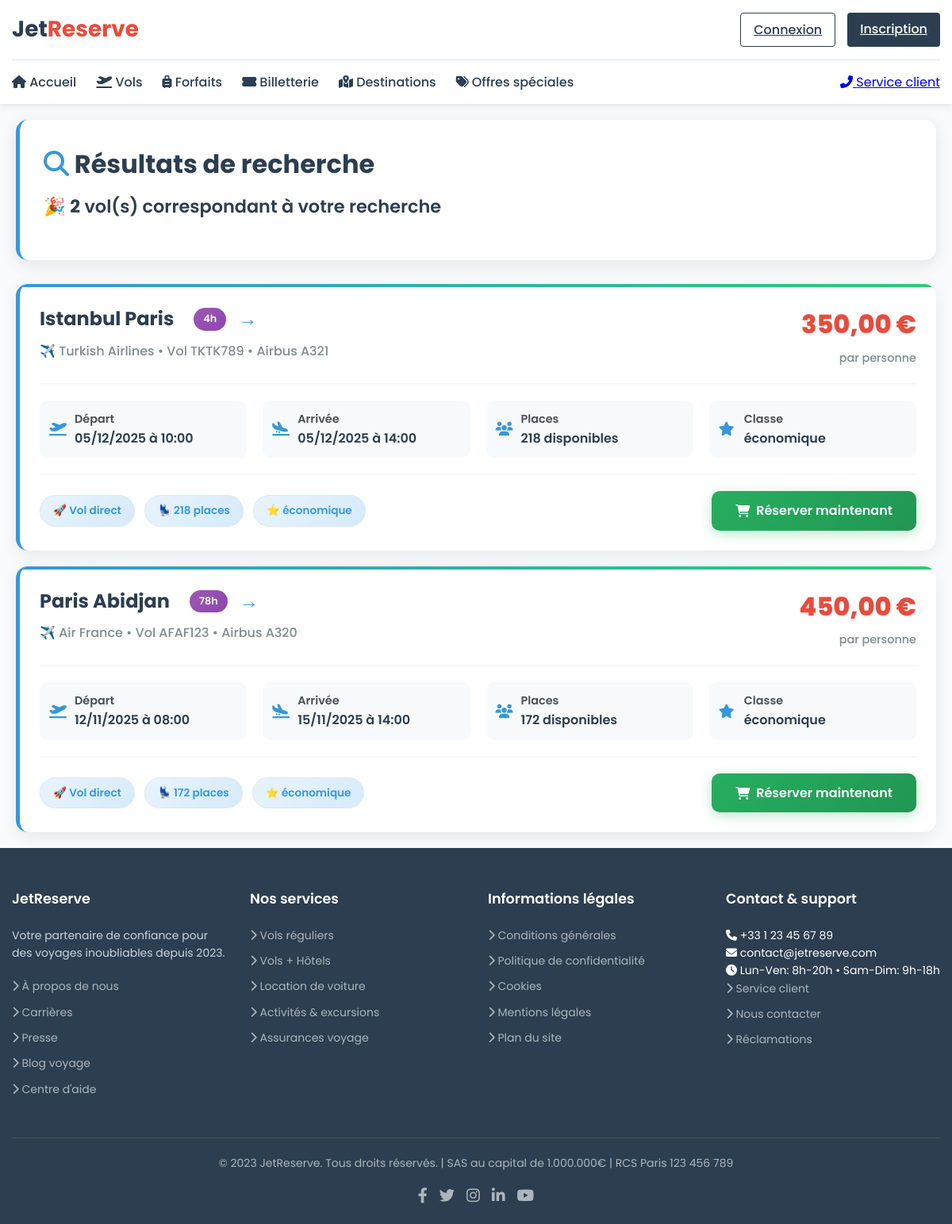
Screenshot of /vols.php with the database file from the repository.
### tables this page shows
CREATE TABLE IF NOT EXISTS `vols` (
  `id_vol` int(11) NOT NULL AUTO_INCREMENT,
  `id_compagnie` int(11) NOT NULL,
  `id_avion` int(11) NOT NULL,
  `depart` varchar(50) NOT NULL,
  `arrivee` varchar(50) NOT NULL,
  `date_depart` datetime NOT NULL,
  `date_arrivee` datetime NOT NULL,
  `prix` decimal(10,2) NOT NULL,
  `escales` int(11) DEFAULT '0',
  `classe` enum('économique','affaires','première') DEFAULT 'économique',
  `numero_vol` varchar(10) DEFAULT NULL,
  `places_disponibles` int(11) DEFAULT NULL,
  PRIMARY KEY (`id_vol`),
  KEY `id_compagnie` (`id_compagnie`),
  KEY `id_avion` (`id_avion`)
);

CREATE TABLE IF NOT EXISTS `compagnies` (
  `id_compagnie` int(11) NOT NULL AUTO_INCREMENT,
  `nom_compagnie` varchar(100) NOT NULL,
  `code_compagnie` varchar(10) NOT NULL,
  `pays` varchar(100) NOT NULL,
  PRIMARY KEY (`id_compagnie`),
  UNIQUE KEY `code_compagnie` (`code_compagnie`)
);

CREATE TABLE IF NOT EXISTS `avions` (
  `id_avion` int(11) NOT NULL AUTO_INCREMENT,
  `modele` varchar(100) NOT NULL,
  `id_compagnie` int(11) NOT NULL,
  `capacite_total` int(11) NOT NULL,
  `configuration_sieges` json DEFAULT NULL,
  `created_at` timestamp NULL DEFAULT CURRENT_TIMESTAMP,
  PRIMARY KEY (`id_avion`),
  KEY `id_compagnie` (`id_compagnie`)
);

### vols.php (the view, shortened to what this page needs)
<?php
require_once 'includes/db.php';
$passagers = $_GET['passagers'] ?? 1;
$classe = $_GET['classe'] ?? 'économique';
$sql = "SELECT v.*, c.nom_compagnie, c.code_compagnie, a.modele
        FROM vols v
        JOIN compagnies c ON v.id_compagnie = c.id_compagnie
        JOIN avions a ON v.id_avion = a.id_avion
        WHERE 1=1";
$params = [];
if (!empty($classe) && $classe !== 'toutes') {
    $sql .= " AND v.classe = ?";
    $params[] = $classe;
}
$sql .= " ORDER BY v.prix ASC, v.date_depart ASC";
try {
    $stmt = $pdo->prepare($sql);
    $stmt->execute($params);
    $vols_trouves = $stmt->fetchAll(PDO::FETCH_ASSOC);
} catch (PDOException $e) {
    $vols_trouves = [];
}
$nombre_vols = count($vols_trouves);
?>
<!DOCTYPE html>
<html lang="fr">
<head>
    <link rel="stylesheet" href="https://cdnjs.cloudflare.com/ajax/libs/font-awesome/6.4.0/css/all.min.css">
    <link rel="stylesheet" href="style.css">
</head>
<body>
    <header>
        <div class="container">
            <div class="header-top">
                <a href="index.php" class="logo">Jet<span>Reserve</span></a>
                <div class="auth-buttons">
                    <?php if (isset($_SESSION['id_user'])): ?>
                        <a href="vge64/index2.php" class="btn btn-outline">Mon compte</a>
                        <a href="vge64/deconnexion.php" class="btn btn-primary">Déconnexion</a>
                    <?php else: ?>
                        <a href="vge64/connexion.php" class="btn btn-outline">Connexion</a>
                        <a href="vge64/inscription.php" class="btn btn-primary">Inscription</a>
                    <?php endif; ?>
                </div>
            </div>
            <nav class="nav-menu">
                <ul class="nav-links">
                    <li><a href="index.php"><i class="fas fa-home"></i> Accueil</a></li>
                    <li><a href="vols.php"><i class="fas fa-plane-departure"></i> Vols</a></li>
                    <li><a href="#"><i class="fas fa-suitcase-rolling"></i> Forfaits</a></li>
                    <li><a href="#"><i class="fas fa-ticket-alt"></i> Billetterie</a></li>
                    <li><a href="#"><i class="fas fa-map-marked-alt"></i> Destinations</a></li>
                    <li><a href="#"><i class="fas fa-tags"></i> Offres spéciales</a></li>
                </ul>
                <div class="contact-info">
                    <a href="#"><i class="fas fa-phone-alt"></i> Service client</a>
                </div>
            </nav>
        </div>
    </header>
    <div class="search-results-container">
        <div class="results-header">
            <h1 style="color: #2c3e50; margin-bottom: 10px; font-size: 2rem;">
                <i class="fas fa-search" style="color: #3498db;"></i> Résultats de recherche
            </h1>
            <div class="results-count">
                <?php if ($nombre_vols > 0): ?>
                    🎉 <strong><?php echo $nombre_vols; ?></strong> vol(s) correspondant à votre recherche
                <?php else: ?>
                    🔍 Aucun vol trouvé pour votre recherche
                <?php endif; ?>
            </div>
        </div>
        <?php if ($nombre_vols > 0): ?>
            <div class="vols-list">
                <?php foreach ($vols_trouves as $vol):
                    $duree = strtotime($vol['date_arrivee']) - strtotime($vol['date_depart']);
                    $heures = floor($duree / 3600);
                    $minutes = floor(($duree % 3600) / 60);
                    $duree_affichage = $heures . 'h' . ($minutes > 0 ? $minutes . 'min' : '');
                ?>
                    <div class="vol-card">
                        <div class="vol-header">
                            <div class="vol-route">
                                <div class="vol-depart-arrivee">
                                    <?php echo htmlspecialchars($vol['depart']); ?>
                                    <?php echo htmlspecialchars($vol['arrivee']); ?>
                                    <span class="duration-badge"><?php echo $duree_affichage; ?></span>
                                </div>
                                <div class="vol-compagnie">
                                    ✈️ <?php echo htmlspecialchars($vol['nom_compagnie']); ?>
                                    • Vol <?php echo htmlspecialchars($vol['code_compagnie'] . $vol['numero_vol']); ?>
                                    • <?php echo htmlspecialchars($vol['modele']); ?>
                                </div>
                            </div>
                            <div class="vol-price">
                                <div class="price-amount">
                                    <?php echo number_format($vol['prix'], 2, ',', ' '); ?> €
                                </div>
                                <div class="price-person">
                                    par personne
                                </div>
                            </div>
                        </div>
                        <div class="vol-details">
                            <div class="detail-item">
                                <i class="fas fa-plane-departure detail-icon"></i>
                                <div>
                                    <div class="detail-label">Départ</div>
                                    <div class="detail-value"><?php echo date('d/m/Y à H:i', strtotime($vol['date_depart'])); ?></div>
                                </div>
                            </div>
                            <div class="detail-item">
                                <i class="fas fa-plane-arrival detail-icon"></i>
                                <div>
                                    <div class="detail-label">Arrivée</div>
                                    <div class="detail-value"><?php echo date('d/m/Y à H:i', strtotime($vol['date_arrivee'])); ?></div>
                                </div>
                            </div>
                            <div class="detail-item">
                                <i class="fas fa-users detail-icon"></i>
                                <div>
                                    <div class="detail-label">Places</div>
                                    <div class="detail-value"><?php echo $vol['places_disponibles']; ?> disponibles</div>
                                </div>
                            </div>
                            <div class="detail-item">
                                <i class="fas fa-star detail-icon"></i>
                                <div>
                                    <div class="detail-label">Classe</div>
                                    <div class="detail-value"><?php echo ucfirst($vol['classe']); ?></div>
                                </div>
                            </div>
                        </div>
                        <div class="vol-actions">
                            <div class="vol-features">
                                <?php if ($vol['escales'] == 0): ?>
                                    <span class="feature-badge">🚀 Vol direct</span>
                                <?php else: ?>
                                    <span class="feature-badge">🔄 <?php echo $vol['escales']; ?> escale(s)</span>
                                <?php endif; ?>
                                <span class="feature-badge">💺 <?php echo $vol['places_disponibles']; ?> places</span>
                                <span class="feature-badge">⭐ <?php echo ucfirst($vol['classe']); ?></span>
                            </div>
                            <?php if (isset($_SESSION['id_user'])): ?>
                                <a href="vol_details.php?id_vol=<?php echo $vol['id_vol']; ?>&passagers=<?php echo $passagers; ?>" class="btn-reserver">
                                    <i class="fas fa-shopping-cart"></i> Réserver maintenant
                                </a>
                            <?php else: ?>
                                <a href="vge64/connexion.php?redirect=vol_details&id_vol=<?php echo $vol['id_vol']; ?>&passagers=<?php echo $passagers; ?>" class="btn-reserver">
                                    <i class="fas fa-shopping-cart"></i> Réserver maintenant
                                </a>
                            <?php endif; ?>
                        </div>
                    </div>
                <?php endforeach; ?>
            </div>
        <?php endif; ?>
    </div>
    <footer>
         <div class="container">
            <div class="footer-grid">
                <div class="footer-column">
                    <h4>JetReserve</h4>
                    <p style="color: #cbd5e1; margin-bottom: 20px; font-size: 14px;">
                        Votre partenaire de confiance pour des voyages inoubliables depuis 2023.
                    </p>
                    <div class="footer-links">
                        <li><a href="#"><i class="fas fa-chevron-right"></i> À propos de nous</a></li>
                        <li><a href="#"><i class="fas fa-chevron-right"></i> Carrières</a></li>
                        <li><a href="#"><i class="fas fa-chevron-right"></i> Presse</a></li>
                        <li><a href="#"><i class="fas fa-chevron-right"></i> Blog voyage</a></li>
                        <li><a href="#"><i class="fas fa-chevron-right"></i> Centre d'aide</a></li>
                    </div>
                </div>
                <div class="footer-column">
                    <h4>Nos services</h4>
                    <div class="footer-links">
                        <li><a href="#"><i class="fas fa-chevron-right"></i> Vols réguliers</a></li>
                        <li><a href="#"><i class="fas fa-chevron-right"></i> Vols + Hôtels</a></li>
                        <li><a href="#"><i class="fas fa-chevron-right"></i> Location de voiture</a></li>
                        <li><a href="#"><i class="fas fa-chevron-right"></i> Activités & excursions</a></li>
                        <li><a href="#"><i class="fas fa-chevron-right"></i> Assurances voyage</a></li>
                    </div>
                </div>
                <div class="footer-column">
                    <h4>Informations légales</h4>
                    <div class="footer-links">
                        <li><a href="#"><i class="fas fa-chevron-right"></i> Conditions générales</a></li>
                        <li><a href="#"><i class="fas fa-chevron-right"></i> Politique de confidentialité</a></li>
                        <li><a href="#"><i class="fas fa-chevron-right"></i> Cookies</a></li>
                        <li><a href="#"><i class="fas fa-chevron-right"></i> Mentions légales</a></li>
                        <li><a href="#"><i class="fas fa-chevron-right"></i> Plan du site</a></li>
                    </div>
                </div>
                <div class="footer-column">
                    <h4>Contact & support</h4>
                    <div class="contact-info-footer">
                        <div class="contact-item">
                            <i class="fas fa-phone"></i>
                            <span>+33 1 23 45 67 89</span>
                        </div>
                        <div class="contact-item">
                            <i class="fas fa-envelope"></i>
                            <span>contact@jetreserve.com</span>
                        </div>
                        <div class="contact-item">
                            <i class="fas fa-clock"></i>
                            <span>Lun-Ven: 8h-20h • Sam-Dim: 9h-18h</span>
                        </div>
                    </div>
                    <div class="footer-links">
                        <li><a href="#"><i class="fas fa-chevron-right"></i> Service client</a></li>
                        <li><a href="#"><i class="fas fa-chevron-right"></i> Nous contacter</a></li>
                        <li><a href="#"><i class="fas fa-chevron-right"></i> Réclamations</a></li>
                    </div>
                </div>
            </div>
            <div class="footer-bottom">
                <p>&copy; 2023 JetReserve. Tous droits réservés. | SAS au capital de 1.000.000€ | RCS Paris 123 456 789</p>
                <div class="social-icons">
                    <a href="#" title="Facebook"><i class="fab fa-facebook-f"></i></a>
                    <a href="#" title="Twitter"><i class="fab fa-twitter"></i></a>
                    <a href="#" title="Instagram"><i class="fab fa-instagram"></i></a>
                    <a href="#" title="LinkedIn"><i class="fab fa-linkedin-in"></i></a>
                    <a href="#" title="YouTube"><i class="fab fa-youtube"></i></a>
                </div>
            </div>
        </div>
    </footer>
</body>
</html>

### style.css (style rules this page uses)
:root { --primary: #2c3e50; --secondary: #7f8c8d; --success: #27ae60; --danger: #e74c3c; --warning: #f39c12; --info: #3498db; --light: #f8f9fa; --dark: #2c3e50; --white: #ffffff; --gray: #7f8c8d; --light-gray: #f9fafb; --border-color: #dee2e6; }
* { margin: 0; padding: 0; box-sizing: border-box; }
body { font-family: 'Poppins', sans-serif; background-color: var(--light-gray); color: var(--dark); line-height: 1.6; }
.container { width: 100%; max-width: 1200px; margin: 0 auto; padding: 0 15px; }
header { background-color: var(--white); box-shadow: 0 2px 10px rgba(0, 0, 0, 0.1); position: sticky; top: 0; z-index: 1000; }
.header-top { display: flex; justify-content: space-between; align-items: center; padding: 15px 0; border-bottom: 1px solid var(--border-color); }
.logo { font-size: 28px; font-weight: 700; color: var(--primary); text-decoration: none; }
.logo span { color: var(--danger); }
.auth-buttons { display: flex; gap: 15px; }
.btn { padding: 8px 16px; border-radius: 4px; font-weight: 500; cursor: pointer; transition: all 0.3s ease; border: none; font-family: 'Poppins', sans-serif; }
.btn-outline { background-color: transparent; border: 1px solid var(--primary); color: var(--primary); }
.btn-primary { background-color: var(--primary); color: var(--white); }
.nav-menu { display: flex; justify-content: space-between; padding: 15px 0; }
.nav-links { display: flex; list-style: none; gap: 25px; }
.nav-links a { text-decoration: none; color: var(--dark); font-weight: 500; transition: color 0.3s ease; }
footer { background-color: var(--dark); color: var(--white); padding: 50px 0 20px; font-size: 14px; }
.footer-grid { display: grid; grid-template-columns: repeat(auto-fit, minmax(200px, 1fr)); gap: 30px; margin-bottom: 40px; }
.footer-column h4 { color: var(--white); margin-bottom: 20px; font-weight: 600; font-size: 1.1rem; }
.footer-links { list-style: none; }
.footer-links li { margin-bottom: 10px; }
.footer-links a { color: #adb5bd; text-decoration: none; transition: color 0.3s ease; }
.footer-bottom { border-top: 1px solid #495057; padding-top: 20px; text-align: center; color: #adb5bd; }
.social-icons { display: flex; gap: 15px; margin-top: 15px; justify-content: center; }
.social-icons a { color: #adb5bd; font-size: 1.2rem; transition: color 0.3s ease; }

### rows the page displays
vols: depart "Istanbul", arrivee "Paris", duree_affichage "4h", id_compagnie.nom_compagnie "Turkish Airlines", id_compagnie+numero_vol "TKTK789", id_avion.modele "Airbus A321", prix "350,00", date_depart "05/12/2025 à 10:00", date_arrivee "05/12/2025 à 14:00", places_disponibles "218", classe "économique", escales "🚀 Vol direct"
vols: depart "Paris", arrivee "Abidjan", duree_affichage "78h", id_compagnie.nom_compagnie "Air France", id_compagnie+numero_vol "AFAF123", id_avion.modele "Airbus A320", prix "450,00", date_depart "12/11/2025 à 08:00", date_arrivee "15/11/2025 à 14:00", places_disponibles "172", classe "économique", escales "🚀 Vol direct"

### other values shown
$nombre_vols "2"
